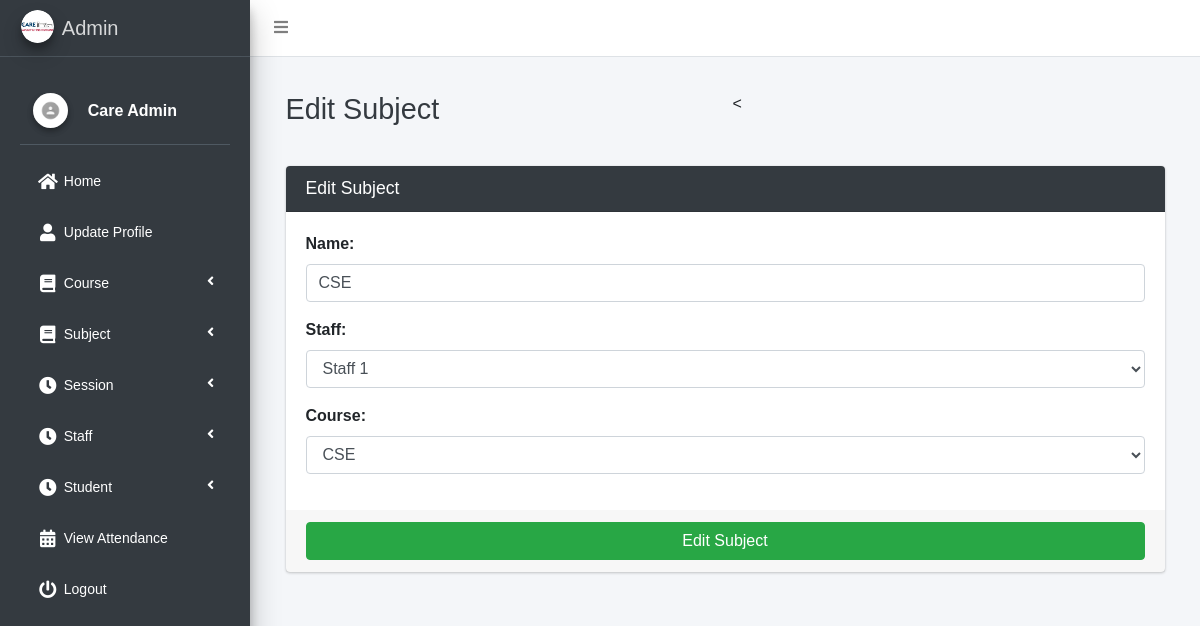
/subject/edit/1 (signed in), run on the app's committed database.
### main_app/models.py (models this page shows, shortened)
class CustomUser(AbstractUser):
    USER_TYPE = ((1, "HOD"), (2, "Staff"), (3, "Student"))
    GENDER = [("M", "Male"), ("F", "Female")]
    username = None  # Removed username, using email instead
    email = models.EmailField(unique=True)
    user_type = models.CharField(default=1, choices=USER_TYPE, max_length=1)
    gender = models.CharField(max_length=1, choices=GENDER)
    profile_pic = models.ImageField()
    address = models.TextField()
    fcm_token = models.TextField(default="")  # For firebase notifications
    created_at = models.DateTimeField(auto_now_add=True)
    updated_at = models.DateTimeField(auto_now=True)
    USERNAME_FIELD = "email"
    REQUIRED_FIELDS = []
    objects = CustomUserManager()
    def __str__(self):
        return self.first_name + " " + self.last_name

class Subject(models.Model):
    name = models.CharField(max_length=120)
    staff = models.ForeignKey(Staff,on_delete=models.CASCADE,)
    course = models.ForeignKey(Course, on_delete=models.CASCADE)
    updated_at = models.DateTimeField(auto_now=True)
    created_at = models.DateTimeField(auto_now_add=True)

### main_app/hod_views.py (the view, shortened to what this page needs)
def edit_subject(request, subject_id):
    instance = get_object_or_404(Subject, id=subject_id)
    form = SubjectForm(request.POST or None, instance=instance)
    context = {
        'form': form,
        'subject_id': subject_id,
        'page_title': 'Edit Subject'
    }
    return render(request, 'hod_template/edit_subject_template.html', context)

### main_app/forms.py
class SubjectForm(FormSettings):
    def __init__(self, *args, **kwargs):
        super(SubjectForm, self).__init__(*args, **kwargs)
    class Meta:
        model = Subject
        fields = ['name', 'staff', 'course']

### main_app/models.py (called while the page is built)
    def __str__(self):
        return self.name

    def __str__(self):
        return self.admin.first_name + " " + self.admin.last_name

### main_app/templates/hod_template/edit_subject_template.html
{% extends 'main_app/base.html' %}
{% load static %}
{% block page_title %}{{page_title}}{% endblock page_title %}
{% block content %}
<section class="content">
    <div class="container-fluid">
        <div class="row">
            <div class="col-md-12">
                <div class="card card-dark">
                    <div class="card-header">
                        <h3 class="card-title">{{page_title}}</h3>
                    </div>
                    {% include "main_app/form_template.html" with messages=messages  form=form button_text="Edit Subject"%}
                </div>
            </div>
        </div>
    </div>
</section>
{% endblock content %}

### main_app/templates/main_app/sidebar_template.html (shortened to what this page needs)
{% load static %}
<!DOCTYPE html>
<html lang="en">
<head>
</head>
<body>
    <aside class="main-sidebar sidebar-dark-info elevation-4">
    {% if request.user.user_type == '1' %}
    <a href="{% url 'admin_home' %}" class="brand-link">
        <img src="{% static 'dist/img/admin.png' %} " alt="admin"
            class="brand-image img-circle elevation-3" >
        <span class="brand-text font-weight-light">Admin</span>
    </a>
    <div class="sidebar">
        <div class="user-panel mt-3 pb-3 mb-3 d-flex">
            <div class="image">
                <img src="{{ request.user.profile_pic}}" class="img-circle elevation-2" alt="User Image">
            </div>
            <div class="info">
                <a href="#" class="d-block">{{user}}</a>
            </div>
        </div>
        <nav class="mt-2">
<ul class="nav nav-pills nav-sidebar flex-column" data-widget="treeview" role="menu" data-accordion="false">
                    <li class="nav-item">
                        <a href="{% url 'admin_home' %}" class="nav-link {% if request.path == admin_home %} active {% endif %}">
                            <i class="nav-icon fas fa-home"></i>
                            <p>Home</p>
                        </a>
                    </li>
                    <li class="nav-item">
                        <a href="{% url 'admin_view_profile' %}" class="nav-link {% if request.path == admin_view_profile %} active {% endif %}">
                            <i class="nav-icon fas fa-user"></i>
                            <p>Update Profile</p>
                        </a>
                    </li>
                    <li class="nav-item has-treeview">
                        <a href="#" class="nav-link">
                            <i class="nav-icon fas fa-book"></i>
                            <p>Course<i class="fas fa-angle-left right"></i></p>
                        </a>
                    </li>
                    <li class="nav-item has-treeview">
                        <a href="#" class="nav-link">
                            <i class="nav-icon fas fa-book"></i>
                            <p>Subject<i class="fas fa-angle-left right"></i></p>
                        </a>
                    </li>
                    <li class="nav-item has-treeview">
                        <a href="#" class="nav-link">
                            <i class="nav-icon fas fa-clock"></i>
                            <p>Session<i class="fas fa-angle-left right"></i></p>
                        </a>
                    </li>
                    <li class="nav-item has-treeview">
                        <a href="#" class="nav-link">
                            <i class="nav-icon fas fa-clock"></i>
                            <p>Staff<i class="fas fa-angle-left right"></i></p>
                        </a>
                    </li>
                                        <li class="nav-item has-treeview">
                        <a href="#" class="nav-link">
                            <i class="nav-icon fas fa-clock"></i>
                            <p>Student<i class="fas fa-angle-left right"></i></p>
                        </a>
                    </li>
                    <li class="nav-item">
                        <a href="{% url 'admin_view_attendance' %}" class="nav-link {% if request.path == admin_view_attendance %} active {% endif %}">
                            <i class="nav-icon fas fa-calendar-alt"></i>
                            <p>View Attendance</p>
                        </a>
                    </li>
                                        {% endif %}
                                        <li class="nav-item">
                                            <a href="{% url 'user_logout' %}"
                                                onclick="return confirm('Your session would be terminated.\n\nProceed?')"
                                                class="nav-link">
                                                <i class="nav-icon fas fa-power-off"></i>
                                                <p>
                                                    Logout
                                                </p>
                                            </a>
                                        </li>
                                    </ul>
                                </nav>
                            </div>
</aside>
</body>
</html>

### main_app/templates/main_app/form_template.html (shortened to what this page needs)
<form role="form" method="POST" enctype="multipart/form-data">
    <div class="card-body">
        {% for field in form  %}
        <div class="form-group">
            {{field.label_tag}}
            {{field}}
        </div>
        {% endfor %}
    </div>
    <div class="card-footer">
        <button type="submit" class="btn btn-success btn-block">
            {% if button_text %}
            {{button_text}}
            {% else %}
            Submit
            {% endif %}
        </button>
    </div>
</form>

### main_app/templates/main_app/sidebar_template.html (style rules this page uses)
body { margin: 0; font-family: Arial, sans-serif; background-color: #f4f6f9; }
.sidebar { background: #fffff; padding: 20px; height: 90vh; width: 250px; box-shadow: 0 4px 6px rgba(0, 0, 0, 0.1); }
.sidebar .nav-sidebar > .nav-item > .nav-link { color: #ffffff; border-radius: 4px; padding: 10px 15px; margin-bottom: 10px; font-size: 14px; transition: all 0.3s ease; display: flex; align-items: center; }
.sidebar .nav-icon { margin-right: 10px; font-size: 18px; }
.sidebar .nav-item.has-treeview > .nav-link .fas.fa-angle-left { margin-left: auto; }
.user-panel { display: flex; align-items: center; margin-bottom: 20px; }
.user-panel .image img { border-radius: 50%; width: 35px; height: 35px; }
.user-panel .info { margin-left: 10px; }
.user-panel .info a { font-weight: bold; color: #ffffff; }

### data on the page
CustomUser: user.profile_pic (picture), first_name+last_name "Care Admin"
Subject: form "CSE" "Staff 1" "CSE"

### other printed values
{{ page_title }} "Edit Subject"
{{ field.label_tag }} "Name:" "Staff:" "Course:"
{{ button_text }} "Edit Subject"
